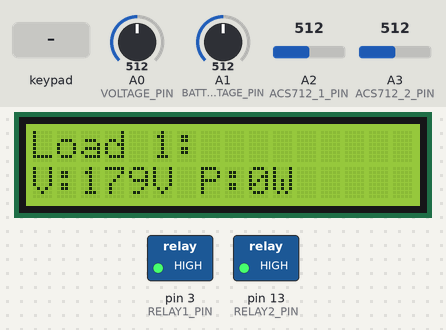
Bench run of a sketch on a simulated Arduino Uno, built with avr-gcc and run on an emulated ATmega328P. On the bench: 16×2 character LCD, switched loads named in the sketch (green lamp = pin HIGH). The inputs (shaded band) are chosen by the test bench; at power-on: A2 (ACS712_1_PIN) = 512, A0 (VOLTAGE_PIN) = 512, A1 (BATTERY_VOLTAGE_PIN) = 512, A3 (ACS712_2_PIN) = 512.

Above: at 3.3 s.
3.4 s: keypad keys 1 2 1 1 1 0 9 A pressed 0.4 s apart
At 4.2 s:
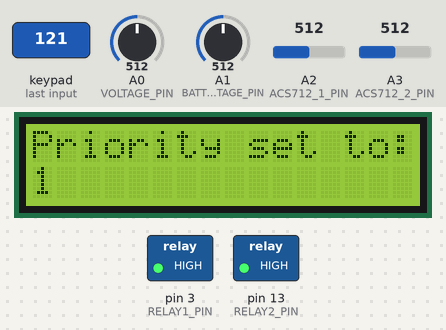
8.1 s: key '#' pressed
At 9.6 s:
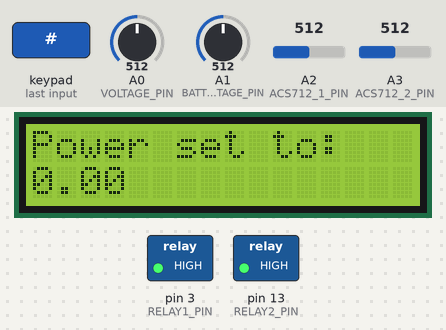
11.1 s: A2 (ACS712_1_PIN) set to 716
At 11.7 s:
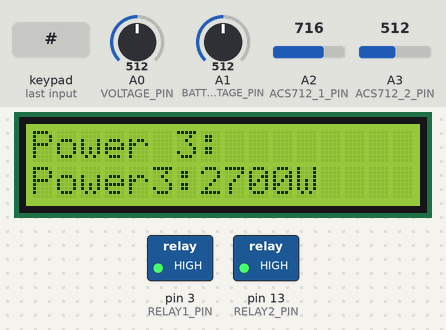
14.1 s: key 'B' pressed
At 15.1 s:
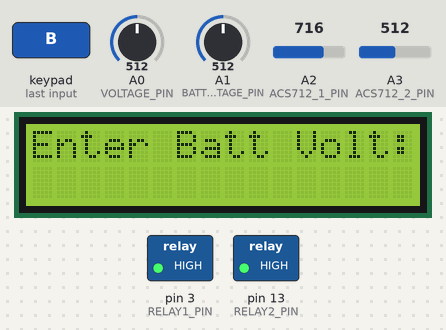
15.6 s: keypad keys 1 2 1 1 1 0 9 # pressed 0.4 s apart
At 19.1 s:
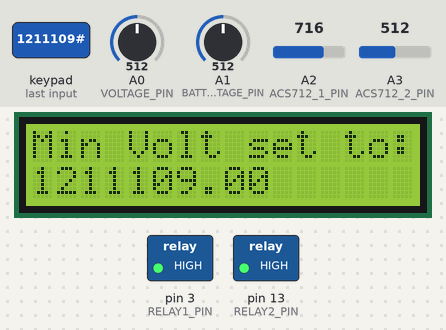
20.9 s: keypad keys 1 2 1 1 1 0 9 pressed 0.4 s apart
At 21.7 s:
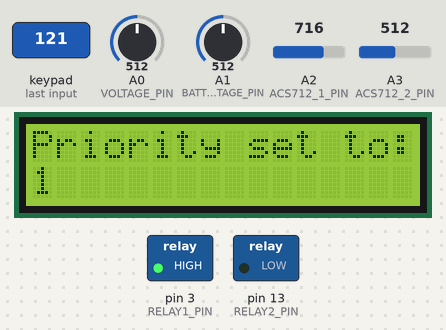
Timing chart, 0 to 25.6 s (numbered marks = the images above; inputs shaded):
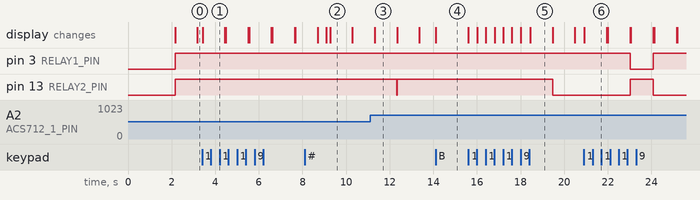

The sketch:

priority_load.ino
```cpp
#include <Wire.h>
#include <LiquidCrystal_I2C.h>
#include <Keypad.h>

LiquidCrystal_I2C lcd(0x27, 16, 2);  // Set the LCD address and dimensions

int turn = 0;

const int RELAY1_PIN = 3;            // Pin for controlling relay 1
const int RELAY2_PIN = 13;           // Pin for controlling relay 2
const int ACS712_1_PIN = A2;         // Analog pin for ACS712 sensor 1
const int ACS712_2_PIN = A3;         // Analog pin for ACS712 sensor 2
const int VOLTAGE_PIN = A0;          // Analog pin for ac voltage divider
const int BATTERY_VOLTAGE_PIN = A1;  // Analog pin for inverter battery voltage divider

const int KEYPAD_ROWS = 4;  // Number of rows in the keypad
const int KEYPAD_COLS = 4;  // Number of columns in the keypad

char keys[KEYPAD_ROWS][KEYPAD_COLS] = {
  { '1', '2', '3', 'A' },
  { '4', '5', '6', 'B' },
  { '7', '8', '9', 'C' },
  { '*', '0', '#', 'D' }
};

byte rowPins[KEYPAD_ROWS] = { 12, 11, 10, 9 };  // Keypad row pins
byte colPins[KEYPAD_COLS] = { 8, 7, 6, 5 };     // Keypad column pins

Keypad keypad = Keypad(makeKeymap(keys), rowPins, colPins, KEYPAD_ROWS, KEYPAD_COLS);

const float ACS712_SENSITIVITY = 0.066;  // Sensitivity of ACS712 sensor in mV/A

#define MAX_POWER 1000.0  // Maximum power rating in watts

#define BATTERY_CUTOFF_VOLTAGE 10.0  // Battery voltage cutoff in volts

bool BatteryIsLow = false;

int PriorityLevel = 1;

float maxPowerRating = MAX_POWER;

float cutoffVoltage = BATTERY_CUTOFF_VOLTAGE;

unsigned long lastDisplayTime = 0, lastPriorityCheckTime = 0;

float voltage = 0.0;
float current1 = 0.0;
float current2 = 0.0;
float power1 = 0.0;
float power2 = 0.0;
float power3 = 0.0;
float battery = 0.0;

float measureVoltageAC(int pin) {
  float voltage = (float)analogRead(pin);
  voltage = (voltage * 5.0) / 1023.0;
  voltage *= 101.0;
  voltage /= 1.414;
  return voltage;
}

float measureVoltageDC(int pin) {
  float voltage = (float)analogRead(pin);
  voltage = (voltage * 5.0) / 1023.0;
  voltage *= 11.0;
  return voltage;
}

float measureCurrentAC(int pin) {
  int rawValue = analogRead(pin);
  float i = ((rawValue - 512) * 5.0) / 1023.0 / ACS712_SENSITIVITY;
  return fabs(i);
}

void HandleBatteryPriority(int priority) {
  float batteryVoltage = measureVoltageDC(BATTERY_VOLTAGE_PIN);
  // Check battery voltage and cutoff low priority load if voltage is too low
  if (batteryVoltage < cutoffVoltage) {
    cutoffVoltage += 0.5;
    BatteryIsLow = true;
    switch (priority) {
      case 1:
        digitalWrite(RELAY2_PIN, 0);
        digitalWrite(RELAY1_PIN, 1);
        break;
      case 2:
        digitalWrite(RELAY1_PIN, 0);
        digitalWrite(RELAY2_PIN, 1);
        break;
      default:
        break;
    }
  } else {
    digitalWrite(RELAY1_PIN, 1);
    digitalWrite(RELAY2_PIN, 1);
    cutoffVoltage = BATTERY_CUTOFF_VOLTAGE;
    BatteryIsLow = false;
  }
}

void HandleLoadPriority(int priority) {
  if (millis() - lastPriorityCheckTime >= 1000) {
    switch (priority) {
      case 1:
        digitalWrite(RELAY1_PIN, 1);
        if (power3 > maxPowerRating || BatteryIsLow) {
          digitalWrite(RELAY2_PIN, 0);
        } else {
          digitalWrite(RELAY2_PIN, 1);
        }
        break;
      case 2:
        digitalWrite(RELAY2_PIN, 1);
        if (power3 > maxPowerRating || BatteryIsLow) {
          digitalWrite(RELAY1_PIN, 0);
        } else {
          digitalWrite(RELAY1_PIN, 1);
        }
        break;
      default:
        break;
    }
    lastPriorityCheckTime = millis();
  }
}

void HandleKeypad() {
  char key = keypad.getKey();
  if (key != NO_KEY) {
    // Process keypress
    if (key >= '0' && key <= '9') {
      int prio = key - '0';
      if (prio > 0 && prio < 3) {
        PriorityLevel = prio;
        lcd.clear();
        lcd.print("Priority set to:");
        lcd.setCursor(0, 1);
        lcd.print(PriorityLevel);
        delay(1000);
        lcd.clear();
      }
    } else if (key == 'A') {
      // Process setting maximum power rating
      lcd.clear();
      lcd.print("Enter max power:");
      String powerStr = "";
      while (true) {
        char key2 = keypad.getKey();
        if (key2 >= '0' && key2 <= '9') {
          powerStr += key2;
          lcd.setCursor(powerStr.length() - 1, 1);
          lcd.print(key2);
        } else if (key2 == '#') {
          maxPowerRating = powerStr.toFloat();
          lcd.clear();
          lcd.print("Power set to:");
          lcd.setCursor(0, 1);
          lcd.print(maxPowerRating);
          delay(1000);
          lcd.clear();
          break;
        }
      }
    } else if (key == 'B') {
      // Process setting maximum power rating
      lcd.clear();
      lcd.print("Enter Batt Volt:");
      String volStr = "";
      int dec_cnt = 0;
      while (true) {
        char key2 = keypad.getKey();
        if (key2 == '*' && dec_cnt < 1 && volStr.length() >= 1) {
          volStr += ".";
          dec_cnt++;
          lcd.setCursor(volStr.length() - 1, 1);
          lcd.print('.');
        } else if (key2 >= '0' && key2 <= '9') {
          volStr += key2;
          lcd.setCursor(volStr.length() - 1, 1);
          lcd.print(key2);
        } else if (key2 == '#') {
          cutoffVoltage = volStr.toFloat();
          lcd.clear();
          lcd.print("Min Volt set to:");
          lcd.setCursor(0, 1);
          lcd.print(cutoffVoltage);
          delay(1000);
          lcd.clear();
          break;
        }
      }
    }
  }
}

void updateDisplay(int RefreshRate) {
  if (millis() - lastDisplayTime >= RefreshRate) {
    // Update LCD with relevant information
    switch (turn) {
      case 0:
        lcd.clear();
        lcd.print("Load 1:");
        lcd.setCursor(0, 1);
        lcd.print("V:");
        lcd.print(voltage, 0);
        lcd.print("V P:");
        lcd.print(power1, 0);
        lcd.print("W");
        turn = 1;
        lastDisplayTime = millis();
        break;
      case 1:
        lcd.clear();
        lcd.print("Load 2:");
        lcd.setCursor(0, 1);
        lcd.print("V:");
        lcd.print(voltage, 0);
        lcd.print("V P:");
        lcd.print(power2, 0);
        lcd.print("W");
        turn = 2;
        lastDisplayTime = millis();
        break;
      case 2:
        lcd.clear();
        lcd.print("Battery:");
        lcd.setCursor(0, 1);
        lcd.print("Volt:");
        lcd.print(battery);
        lcd.print("V");
        turn = 3;
        lastDisplayTime = millis();
        break;
      case 3:
        lcd.clear();
        lcd.print("Power 3:");
        lcd.setCursor(0, 1);
        lcd.print("Power3:");
        lcd.print(power3, 0);
        lcd.print("W");
        turn = 0;
        lastDisplayTime = millis();
        break;
    }
  }
}

void takeReadings() {
  voltage = measureVoltageAC(VOLTAGE_PIN);
  current1 = measureCurrentAC(ACS712_1_PIN);
  current2 = measureCurrentAC(ACS712_2_PIN);
  battery = measureVoltageDC(BATTERY_VOLTAGE_PIN);
  power1 = voltage * current1;
  power2 = voltage * current2;
  power3 = power1 + power2;
}

void setup() {
  pinMode(RELAY1_PIN, OUTPUT);
  pinMode(RELAY2_PIN, OUTPUT);
  lcd.init();
  lcd.init();
  lcd.backlight();
  lcd.print("Priority Load");
  lcd.setCursor(0, 1);
  lcd.print("Control Device");
  delay(2000);
  lcd.clear();
  lastDisplayTime = millis();
  lastPriorityCheckTime = millis();
}

void loop() {
  HandleKeypad();
  takeReadings();
  updateDisplay(1000);
  HandleBatteryPriority(PriorityLevel);
  HandleLoadPriority(PriorityLevel);
}
```

Measured:
- after the input at 3.4 s, the display: changes at once (image 1)
- after the input at 8.1 s, the display: first differs from a run without the input after 1.2 s (image 2)
- after the input at 11.1 s, pin 13 (RELAY2_PIN): HIGH → LOW after 1.2 s, → HIGH 0.02 s later
- after the input at 14.1 s, the display: changes at once (image 4)
- after the input at 15.6 s, pin 13 (RELAY2_PIN): HIGH → LOW after 3.9 s; the display: first changes at once (image 5 shows a later state)
- after the input at 20.9 s, pin 3 (RELAY1_PIN): HIGH → LOW after 2.1 s, → HIGH 1.1 s later; pin 13 (RELAY2_PIN): LOW → HIGH after 2.1 s, → LOW 1.1 s later; the display: changes at once (image 6)
- what the display in image 2 shows lasts 1.0 s, from 9.3 s to 10.3 s
